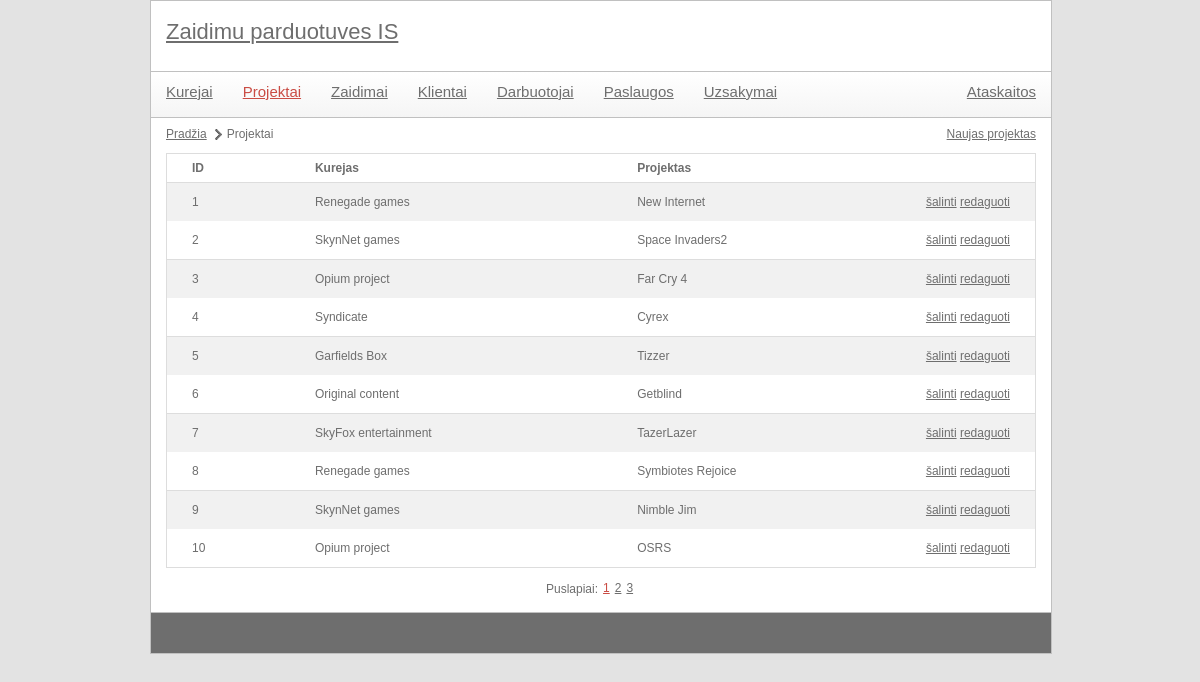
The app's page /gameshop/index.php?module=project&action=list with its own data.
### tables this page shows
CREATE TABLE `projektai` (
  `pavadinimas` varchar(20) NOT NULL,
  `id` int(11) NOT NULL,
  `fk_kurejas` int(11) NOT NULL
);

CREATE TABLE `kurejai` (
  `pavadinimas` varchar(20) NOT NULL,
  `id` int(11) NOT NULL
);

### gameshop/controls/project_list.php (called while the page is built)
<?php
include 'libraries/projects.class.php';
$modelsObj = new projects();
$elementCount = $modelsObj->getModelListCount();
include 'utils/paging.class.php';
$paging = new paging(config::NUMBER_OF_ROWS_IN_PAGE);
$paging->process($elementCount, $pageId);
$data = $modelsObj->getModelList($paging->size, $paging->first);
include 'templates/project_list.tpl.php';
?>

### gameshop/index.php (called while the page is built, shortened)
<?php
	include 'utils/mysql.class.php';
	if(isset($_GET['module'])) {
		$module = mysql::escape($_GET['module']);
	}
	include 'templates/main.tpl.php';
?>

### gameshop/utils/mysql.class.php (called while the page is built, shortened)
<?php
class mysql {
    protected static $connection;
    public static function connect() {
		if(!isset(self::$connection)) {
            self::$connection = new mysqli(config::DB_SERVER, config::DB_USERNAME, config::DB_PASSWORD, config::DB_NAME);
        }
        return self::$connection;
    }
    public static function query($query) {
        $connection = mysql::connect();
        $result = $connection->query($query);
        return $result;
    }
    public static function select($query) {
        $rows = array();
        $result = mysql::query($query);
        while ($row = $result->fetch_assoc()) {
            $rows[] = $row;
        }
        return $rows;
    }
	public static function escape($field) {
		$connection =  mysql::connect();
		return mysqli_real_escape_string($connection, $field);
	}
}

### gameshop/utils/paging.class.php (called while the page is built, shortened)
<?php
class paging {
	public $size;
	public function __construct($rowsPerPage) {
		$this->size = $rowsPerPage;
	}
	public function process($total, $currentPage) {
		$this->first = ($currentPage - 1) * $this->size;
	}
}
?>

### gameshop/libraries/projects.class.php (called while the page is built, shortened)
<?php
class projects {
	private $kurejai_lentele = '';
	private $projektai_lentele = '';
	public function __construct() {
		$this->kurejai_lentele = config::DB_PREFIX . 'kurejai';
		$this->projektai_lentele = config::DB_PREFIX . 'projektai';
	}
	public function getModelList($limit = null, $offset = null) {
		$limitOffsetString = "";
		if(isset($limit)) {
			$limitOffsetString .= " LIMIT {$limit}";
			if(isset($offset)) {
				$limitOffsetString .= " OFFSET {$offset}";
			}
		}
		$query = "  SELECT `{$this->projektai_lentele}`.`id`,
						   `{$this->projektai_lentele}`.`pavadinimas`,
						    `{$this->kurejai_lentele}`.`pavadinimas` AS `kurejas`
					FROM `{$this->projektai_lentele}`
						LEFT JOIN `{$this->kurejai_lentele}`
							ON `{$this->projektai_lentele}`.`fk_kurejas`=`{$this->kurejai_lentele}`.`id`{$limitOffsetString}";
		$data = mysql::select($query);
		return $data;
	}
}

### gameshop/templates/project_list.tpl.php (the view, shortened to what this page needs)
<ul id="pagePath">
	<li><a href="index.php">Pradžia</a></li>
	<li>Projektai</li>
</ul>
<div id="actions">
	<a href='index.php?module=<?php echo $module; ?>&action=create'>Naujas projektas</a>
</div>
<table class="listTable">
	<tr>
		<th>ID</th>
		<th>Kurejas</th>
		<th>Projektas</th>
		<th></th>
	</tr>
	<?php
		foreach($data as $key => $val) {
			echo
				"<tr>"
					. "<td>{$val['id']}</td>"
					. "<td>{$val['kurejas']}</td>"
					. "<td>{$val['pavadinimas']}</td>"
					. "<td>"
						. "<a href='#' onclick='showConfirmDialog(\"{$module}\", \"{$val['id']}\"); return false;' title=''>šalinti</a>&nbsp;"
						. "<a href='index.php?module={$module}&action=edit&id={$val['id']}' title=''>redaguoti</a>"
					. "</td>"
				. "</tr>";
		}
	?>
</table>
<?php
	include 'templates/paging.tpl.php';
?>

### gameshop/style/main.css (style rules this page uses)
body { color: #6e6e6e; font-family: Verdana, Geneva, sans-serif; font-size: 12px; background-color: #e3e3e3; width: 900px; margin: 0px auto; }
a { color: #6e6e6e; }
#contentMain table { margin-top: 3px; width: 100%; border-collapse: collapse; border: 1px solid #ddd; }
#contentMain table th { text-align: left; padding: 8px 25px; font-weight: bold; }
#contentMain table th:last-child { width: 40px; }
#contentMain table th:first-child { border-top-left-radius: 5px; moz-border-top-left-radius: 5px; }
#contentMain table th:last-child { border-top-right-radius: 5px; moz-border-top-right-radius: 5px; }
#contentMain table.listTable tr:nth-child(even) { background-color: #f1f1f1; }
#contentMain table td { padding: 8px 25px; text-align: center; line-height: 22px; text-align: left; }
#contentMain table tr:last-child td:first-child { border-bottom-left-radius: 5px; moz-border-bottom-left-radius: 5px; }
#contentMain table tr:last-child td:last-child { border-bottom-right-radius: 5px; moz-border-bottom-right-radius: 5px; }
#contentMain table.listTable tr:nth-child(odd) { background-color: #fff; border-bottom: 1px solid #ddd; }
#contentMain #pagePath { margin: 10px 0px 10px 0px; display: block; float: left; }
#contentMain #pagePath li { float: left; display: block; margin-right: 5px; background: url(images/page-path-separator.png) center right no-repeat; padding-right: 15px; }
#contentMain #pagePath li:last-child { background: none; }
#contentMain #actions { float: right; margin: 10px 0px 0px 0px; }
#contentMain #actions a { margin-left: 7px; }

### records on screen
projektai: id "1", fk_kurejas.pavadinimas "Renegade games", pavadinimas "New Internet"
projektai: id "2", fk_kurejas.pavadinimas "SkynNet games", pavadinimas "Space Invaders2"
projektai: id "3", fk_kurejas.pavadinimas "Opium project", pavadinimas "Far Cry 4"
projektai: id "4", fk_kurejas.pavadinimas "Syndicate", pavadinimas "Cyrex"
projektai: id "5", fk_kurejas.pavadinimas "Garfields Box", pavadinimas "Tizzer"
projektai: id "6", fk_kurejas.pavadinimas "Original content", pavadinimas "Getblind"
projektai: id "7", fk_kurejas.pavadinimas "SkyFox entertainment", pavadinimas "TazerLazer"
projektai: id "8", fk_kurejas.pavadinimas "Renegade games", pavadinimas "Symbiotes Rejoice"
projektai: id "9", fk_kurejas.pavadinimas "SkynNet games", pavadinimas "Nimble Jim"
projektai: id "10", fk_kurejas.pavadinimas "Opium project", pavadinimas "OSRS"

### other values on screen
$value['page'] "1"
$value['page'] "2"
$value['page'] "3"
